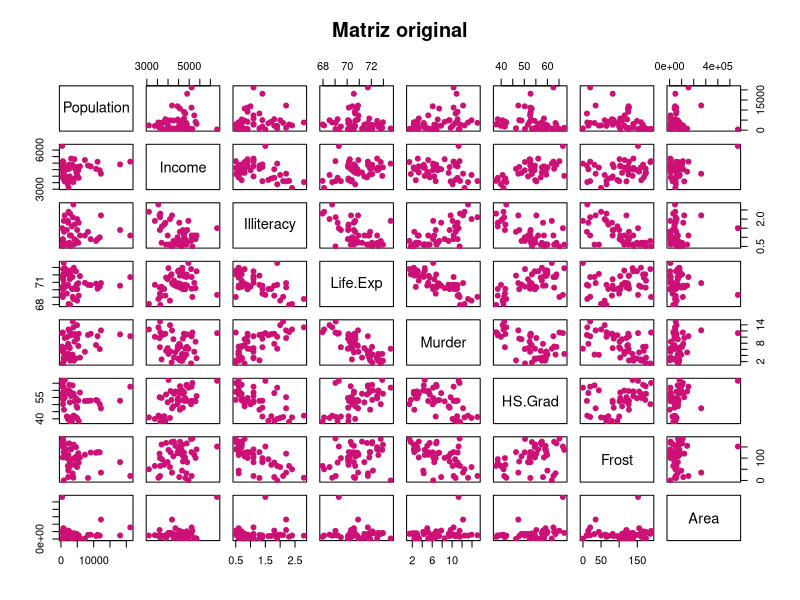
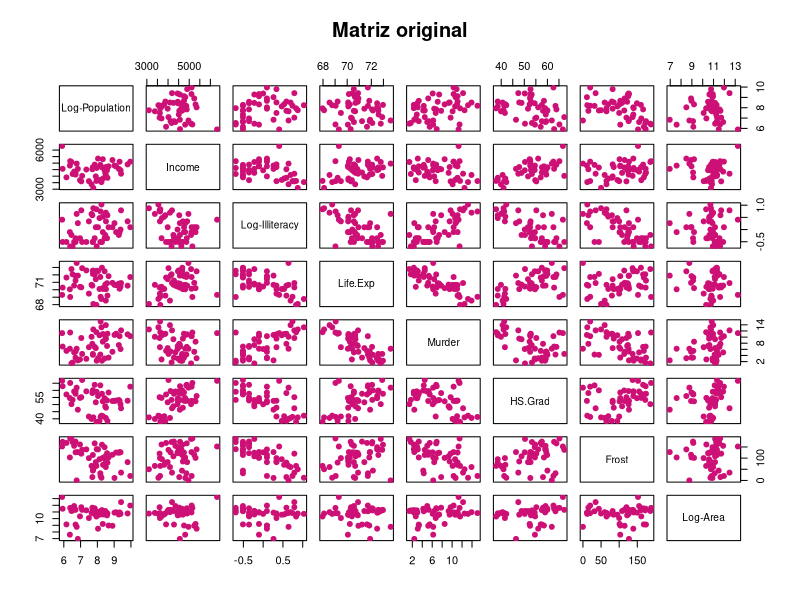
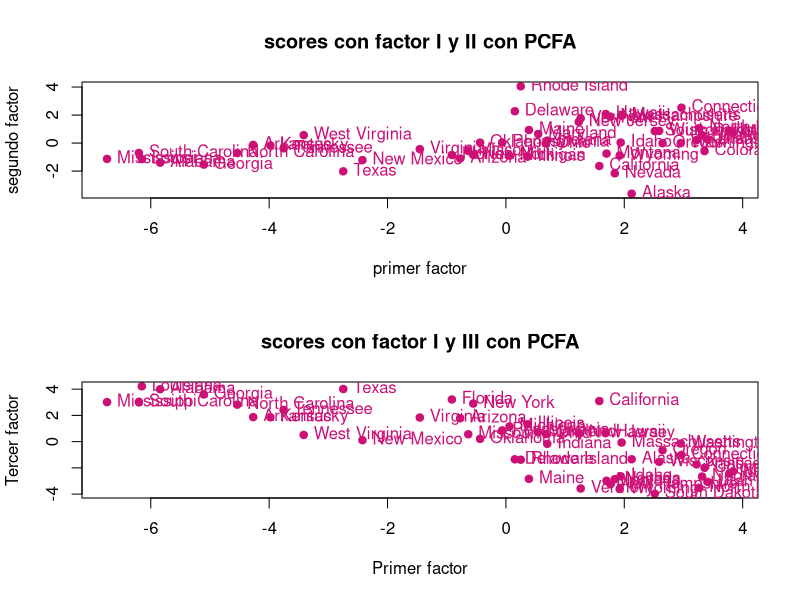
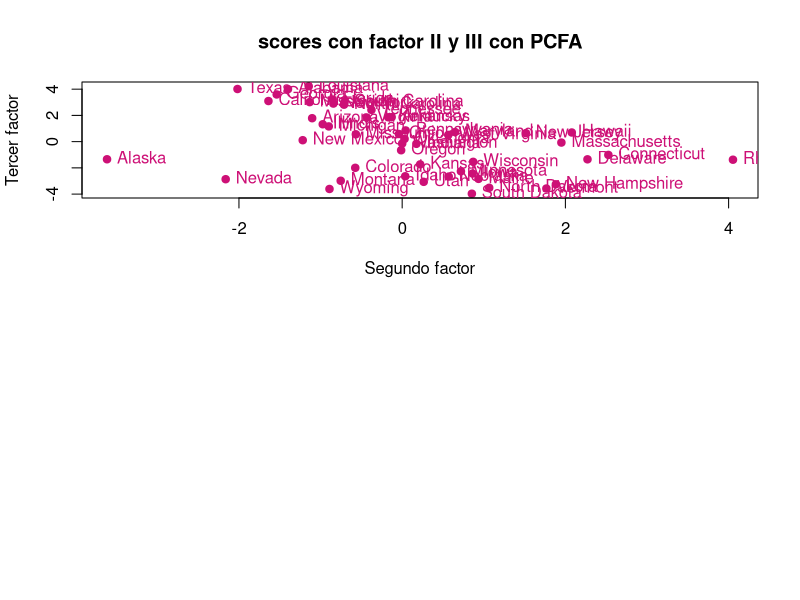

Write the R code that produced these figures, in order.

#_____________ ANALISIS FACTORIAL________

#1.- Lectura de la matriz de datos
x<-as.data.frame(state.x77)

#2.- Quitar los espacios de los nombres
colnames(x)[4]="Life.Exp"
colnames(x)[6]= "HS.Grad"

#3.- Separa n (estados) y p (variables)

n<-dim(x)[1]
p<-dim(x)[2]

dim(x)
str(x)
colnames(x)
anyNA(x)
#4.- Generacion de un scater plot para la
# visualización de variables originales
pairs(x, col="#CD1076", pch=19, main="Matriz original")

#---------------------------------
#   Transformación de alguna varibles
#----------------------------------

#1.- Aplicamos logaritmo para las columnas 1,3 y 8
x[,1]<-log(x[,1])
colnames(x)[1]<-"Log-Population"

x[,3]<-log(x[,3])
colnames(x)[3]<-"Log-Illiteracy"

x[,8]<-log(x[,8])
colnames(x)[8]<-"Log-Area"

# Grafico scater para la visualizacion de la 
# matriz original con 3 variables que se incluyeron
pairs(x,col="#CD1076", pch=19, main="Matriz original")

 # Nota: Como las variables tiene diferentes unidades
# de medida, se va a implementar la matriz de
# correlaciones para estimar la matriz de carga

#-------------------------------------
#   Reduccion de la dimensionalidad 
#  Análsis Factorial de componentes principales (PCFA)
#-----------------------------------

#1.- Calcular la matriz de medias y de correlaciones
# Matriz de medias
mu<-colMeans(x)
mu

#Matriz de correlaciones
R<-cor(x)
R

# 2.- Reducción de la dimensionalidad mediante
# Análisis factorial de componentes principales (PCFA).

# 1.- Calcular los valores y vectores propios.
eR<-eigen(R)

# 2.- Valores propios
eigen.val<-eR$values
eigen.val

# 3.- Vectores propios
eigen.vec<-eR$vectors
eigen.vec

# 4.- Calcular la proporcion de variabilidad
prop.var<-eigen.val/sum(eigen.val)
prop.var


# 5.- Calcular la proporcion de variabilidad acumulada
prop.var.acum<-cumsum(eigen.val)/sum(eigen.val)
prop.var.acum

#-------------------------------
# Estimacion de la matriz de carga
#---------------------------------

# Nota: se estima la matriz de carga usando los 
# autovalores y autovectores.
# se aplica la rotación varimax

# Primera estimación de Lamda mayuscula
# se calcula multiplicando la matriz de los 
# 3 primeros autovectores por la matriz diagonal
# formada por la raiz cuadrada de los primeros
# 3 autovalores.

L.est.1<-eigen.vec[,1:3] %*% diag(sqrt(eigen.val[1:3]))
L.est.1

# Rotación varimax
L.est.1.var<-varimax(L.est.1)

L.est.1.var

#----------------------------
# Estimación de la matriz de los errores
#-----------------------------

#1.- Estimación de la matriz de perturbaciones
Psi.est.1<-diag(diag(R-as.matrix(L.est.1.var$loadings)%*% t(as.matrix(L.est.1.var$loadings))))
Psi.est.1

# 2.- Se utiliza el método Análisis de factor principal (PFA)
# para estimación de autovalores y autovectores
RP<-R-Psi.est.1
RP

# Calculo de la matriz de autovalores y autovectores
eRP<-eigen(RP)

# Autovalores
eigen.val.RP<-eRP$values
eigen.val.RP

# Autovectores
eigen.vec.RP<-eRP$vectors
eigen.val.RP

# Proporcion de variabilidad
prop.var.RP<-eigen.val.RP/ sum(eigen.val.RP)
prop.var.RP

# Proporcion de variabilidad acumulada
prop.var.RP.acum<-cumsum(eigen.val.RP)/ sum(eigen.val.RP)
prop.var.RP.acum

# Estimación de la matriz de cargas
# con rotación varimax
L.est.2<-eigen.vec.RP[,1:3] %*% diag(sqrt(eigen.val.RP[1:3]))
L.est.2

# Rotacion varimax
L.est.2.var<-varimax(L.est.2)

# Estimación de la matriz de covarianzas de los errores.
Psi.est.2<-diag(diag(R-as.matrix(L.est.2.var$loadings)%*% t(as.matrix(L.est.2.var$loadings))))
Psi.est.2

#----------------------------
#   Obtencion de los scores de ambos métodos
#------------------------------

# PCFA
FS.est.1<-scale(x)%*% as.matrix(L.est.1.var$loadings)
FS.est.1

# PFA
FS.est.2<-scale(x)%*% as.matrix (L.est.2.var$loadings)
FS.est.2

# graficamos ambos scores
par(mfrow=c(2,1))

# Factor I y II
pl1<-plot(FS.est.1[,1], FS.est.1[,2], xlab="primer factor",
     ylab="segundo factor", main="scores con factor I y II con PCFA",
     pch=19, col="#CD1076")
text(FS.est.1[,1], FS.est.1[,2], labels = rownames(x), pos=4, col="#CD1076")

# Factor I y III
pl2<-plot(FS.est.1[,1], FS.est.1[,3], xlab="Primer factor",
     ylab="Tercer factor", main="scores con factor I y III con PCFA",
     pch=19, col="#CD1076")
text(FS.est.1[,1], FS.est.1[,3], labels = rownames(x), pos=4, col="#CD1076")

# Factor II y III
pl3<-plot(FS.est.1[,2], FS.est.1[,3], xlab="Segundo factor",
     ylab="Tercer factor", main="scores con factor II y III con PCFA",
     pch=19, col="#CD1076")
text(FS.est.1[,2], FS.est.1[,3], labels = rownames(x), pos=4, col="#CD1076")



?state.x77
